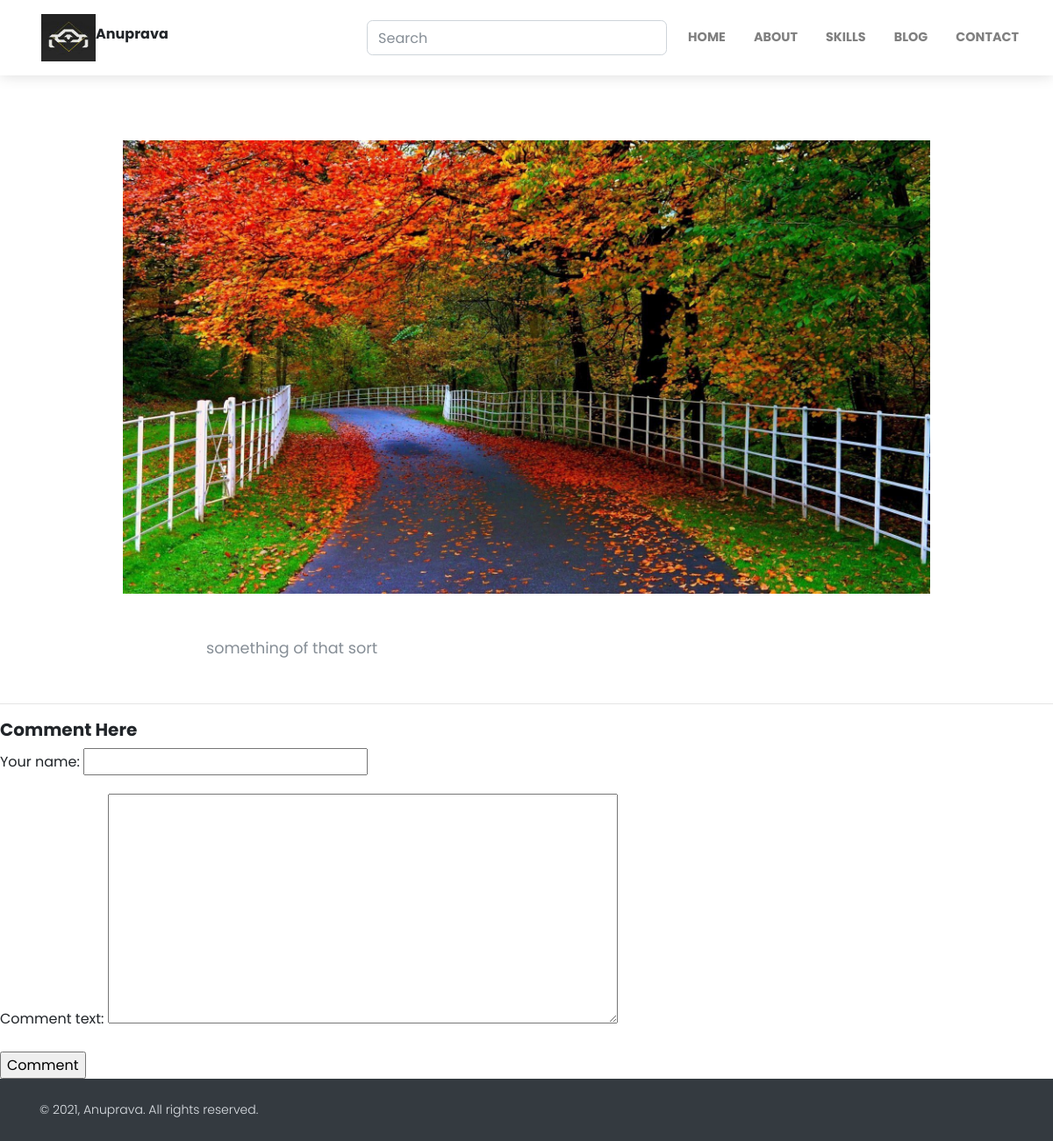
/blog-detail/this-is-a-new-test-2, run on an earlier commit of the app's database.
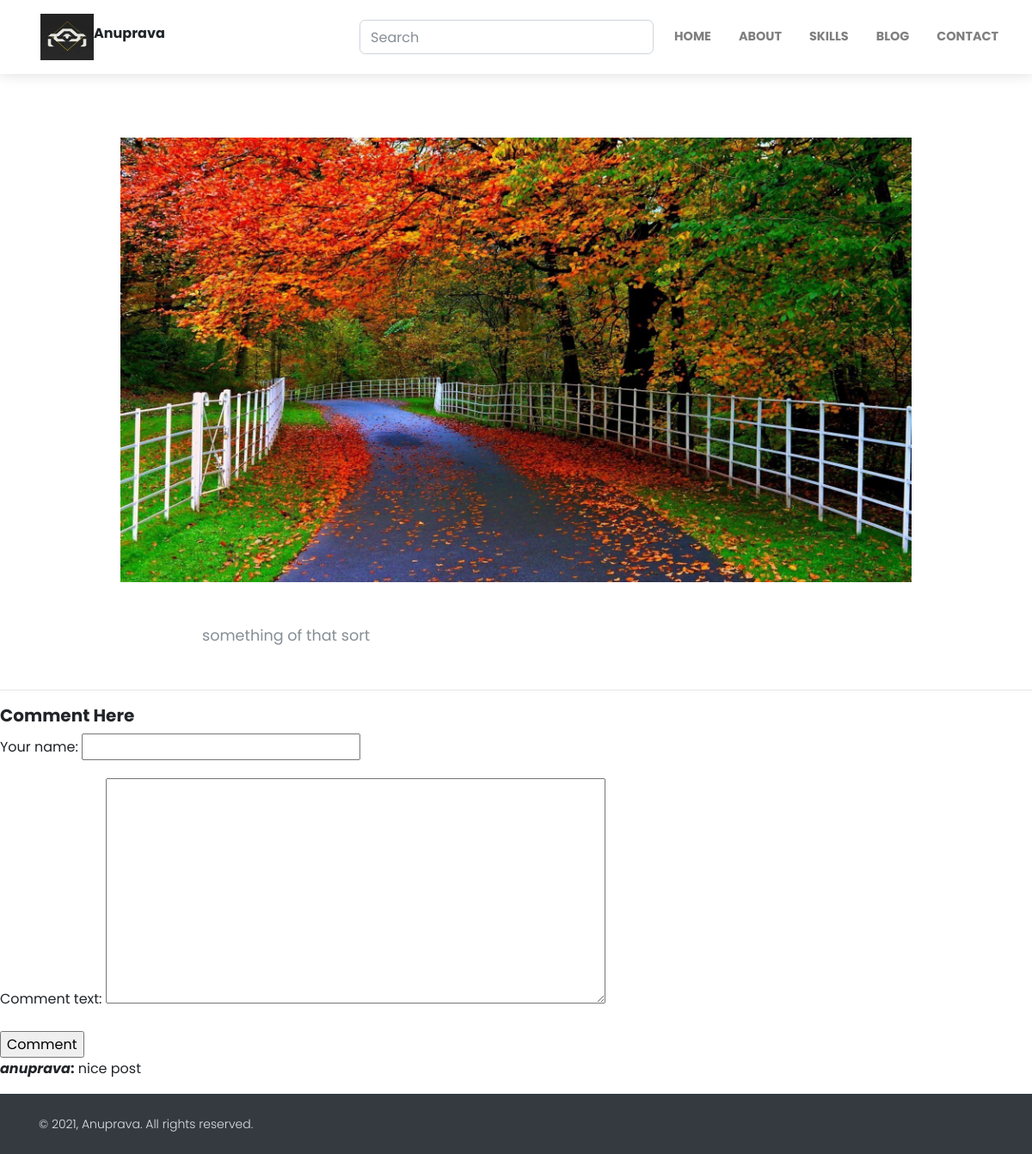
And on a later commit of the database.
### home/models.py (models this page shows, shortened)
class CommentModel(models.Model):
    your_name = models.CharField(max_length=20)
    comment_text = models.TextField()
    blog = models.ForeignKey('BlogModel', on_delete=models.CASCADE, related_name='comments')
    created = models.DateTimeField(auto_now_add=True)
    approved = models.BooleanField(default=True)
    def approved(self):
        self.approved = True
        self.save()

### home/views.py (the view)
# urls.py: path('blog-detail/<slug>' , views.blog_detail , name="blog_detail"),
def blog_detail(request , slug):
    context = {}
    try:
        blog_obj = BlogModel.objects.filter(slug = slug).first()
        comments = CommentModel.objects.filter(blog = blog_obj)
    except Exception as e:
        print(e)
    if request.method == 'POST':
        form = CommentForm(request.POST)
        if form.is_valid():
            comment = form.save(commit=False)
            comment.blog = blog_obj
            comment.save()
            return redirect('blog_detail', slug=blog_obj.slug)
    else:
        form = CommentForm()
    context = {
            'blog_obj':blog_obj,
            'form':form,
            'comments':comments,
        }
    return render(request , 'blog_detail.html' , context)

### home/forms.py (shortened to what this page needs)
class CommentForm(forms.ModelForm):
    class Meta:
        model = CommentModel
        fields =('your_name', 'comment_text')

### templates/blog_detail.html (shortened to what this page needs)
{% extends "base.html" %}
{% block start %}
<section>
    <div class="container">
        <div class="row text-center">
            <div class="col-xl-10 mx-auto"><img class="img-fluid mb-5"
                    src="/media/{{blog_obj.image}}"
                    alt=""></div>
        </div>
        <div class="row">
            <div class="col-xl-8 col-lg-10 mx-auto">
                <div class="text-content">
                    {{blog_obj.content|safe}}
                </div>
            </div>
        </div>
    </div>
</section>
<hr>
<form method="post">
    <h5> Comment Here</h5>
    {{form.as_p}}
    <input type ="submit" value="Comment">
</form>
{%for comment in comments%}
<p><strong><i>{{comment.your_name}}</i>:</strong> {{comment.comment_text}}</p>
{%endfor %}
{% endblock %}

What changed in the data, as far as the page shows it:
added CommentModel: your_name "anuprava", comment_text "nice post"
